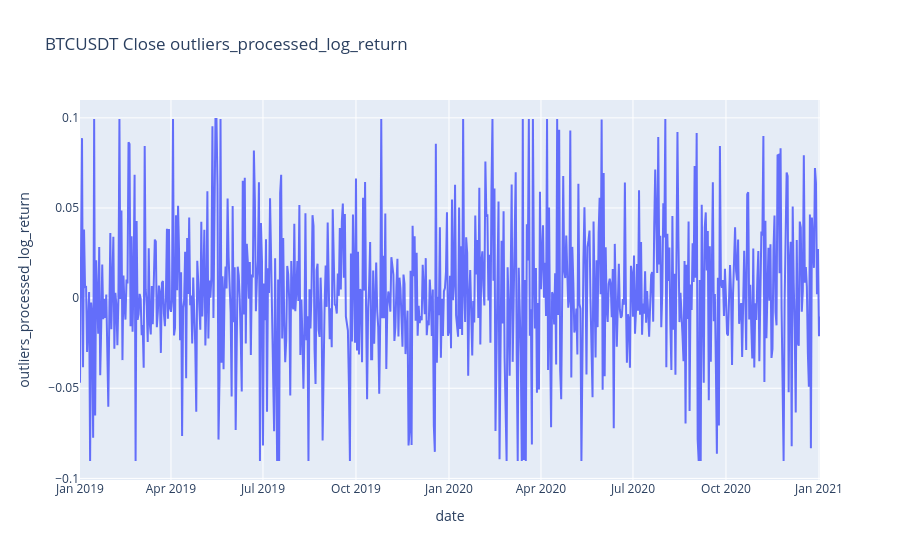

Notebook source saved alongside this figure:
### Code cell
# Initial Plot
fig = px.line(data, x=data.index, y="outliers_processed_log_return", title='BTCUSDT Close outliers_processed_log_return')
fig.show()

### Figure 1 — Plotly figure (JSON) as saved in the notebook; plotly's stock layout.template omitted (floating-point values rounded to 4 significant figures; data arrays with more than 128 entries replaced by an {"elided": "..."} marker saying what was removed)
{"data": [{"hovertemplate": "date=%{x}<br>outliers_processed_log_return=%{y}<extra></extra>", "legendgroup": "", "line": {"color": "#636efa", "dash": "solid"}, "marker": {"symbol": "circle"}, "mode": "lines", "name": "", "orientation": "v", "showlegend": false, "type": "scatter", "x": {"elided": "733 str values"}, "xaxis": "x", "y": {"elided": "733 float values"}, "yaxis": "y"}], "layout": {"legend": {"tracegroupgap": 0}, "title": {"text": "BTCUSDT Close outliers_processed_log_return"}, "xaxis": {"anchor": "y", "domain": [0, 1], "title": {"text": "date"}}, "yaxis": {"anchor": "x", "domain": [0, 1], "title": {"text": "outliers_processed_log_return"}}}}
